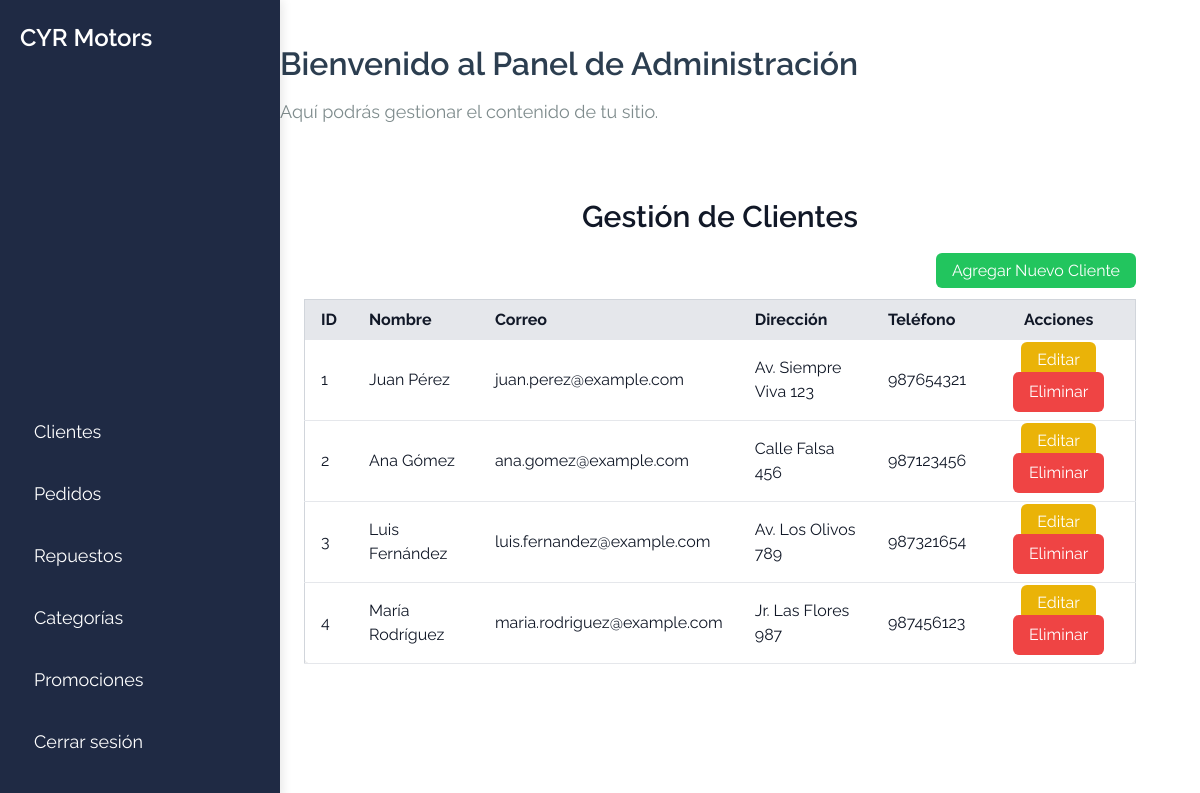
The app's page /index.php?action=clientes with its own data.
### tables this page shows
CREATE TABLE `cliente` (
  `id_cliente` int(11) NOT NULL,
  `nombre` varchar(100) DEFAULT NULL,
  `correo` varchar(100) DEFAULT NULL,
  `direccion` varchar(255) DEFAULT NULL,
  `telefono` varchar(20) DEFAULT NULL
);

### controllers/AdminController.php (called while the page is built, shortened)
<?php
class AdminController {
    public function dashboard() {
        include '../views/admin_dashboard.php';
    }
}

### models/cliente.php (called while the page is built, shortened)
<?php
require_once '../config/database.php';
class Cliente {
    private $conn;
    private $table = 'cliente';
    public function __construct() {
        $database = new Database();
        $this->conn = $database->getConnection();
    }
    public function read() {
        $query = "SELECT * FROM {$this->table}";
        $stmt = $this->conn->prepare($query);
        $stmt->execute();
        return $stmt;
    }
}
?>

### config/database.php (called while the page is built, shortened)
<?php
class Database {
    private $host = 'localhost';
    private $dbname = 'cyrmotors';
    private $username = 'root';
    private $password = '';
    public function getConnection() {
        $this->conn = null;
        try {
            $this->conn = new \PDO("mysql:host={$this->host};dbname={$this->dbname}", $this->username, $this->password);
            $this->conn->setAttribute(\PDO::ATTR_ERRMODE, \PDO::ERRMODE_EXCEPTION);
        } catch (\PDOException $e) {
            echo "Error de conexión: " . $e->getMessage();
        }
        return $this->conn;
    }
}

### controllers/ClienteController.php (called while the page is built, shortened)
<?php
require_once '../models/Cliente.php';
class ClienteController {
    private $cliente;
    public function __construct() {
        $this->cliente = new Cliente();
    }
    public function read() {
        return $this->cliente->read()->fetchAll(\PDO::FETCH_ASSOC);
    }
}
?>

### views/clientesview.php (the view, shortened to what this page needs)
<?php
require_once '../controllers/ClienteController.php';
$clienteController = new ClienteController();
$clientes = $clienteController->read();
?>
<!DOCTYPE html>
<html lang="es">
<head>
    <script src="https://cdn.tailwindcss.com"></script>
</head>
<body class="bg-gray-100 text-gray-900">
    <div class="container mx-auto p-6">
        <h1 class="text-3xl font-semibold text-center mb-6">Gestión de Clientes</h1>
        <div class="mb-4 text-right">
            <a href="../views/create_cliente.php" class="px-4 py-2 bg-green-500 text-white rounded-md hover:bg-green-600">Agregar Nuevo Cliente</a>
        </div>
        <div class="overflow-x-auto">
            <table class="min-w-full table-auto bg-white border border-gray-300 rounded-lg shadow-md">
                <thead>
                    <tr class="bg-gray-200">
                        <th class="px-4 py-2 text-left">ID</th>
                        <th class="px-4 py-2 text-left">Nombre</th>
                        <th class="px-4 py-2 text-left">Correo</th>
                        <th class="px-4 py-2 text-left">Dirección</th>
                        <th class="px-4 py-2 text-left">Teléfono</th>
                        <th class="px-4 py-2 text-center">Acciones</th>
                    </tr>
                </thead>
                <tbody>
                    <?php foreach ($clientes as $cliente): ?>
                        <tr class="border-b hover:bg-gray-50">
                            <td class="px-4 py-2"><?= htmlspecialchars($cliente['id_cliente']); ?></td>
                            <td class="px-4 py-2"><?= htmlspecialchars($cliente['nombre']); ?></td>
                            <td class="px-4 py-2"><?= htmlspecialchars($cliente['correo']); ?></td>
                            <td class="px-4 py-2"><?= htmlspecialchars($cliente['direccion']); ?></td>
                            <td class="px-4 py-2"><?= htmlspecialchars($cliente['telefono']); ?></td>
                            <td class="px-4 py-2 text-center">
                                <a href="../views/edit_cliente.php?id=<?= $cliente['id_cliente']; ?>" class="px-4 py-2 bg-yellow-500 text-white rounded-md hover:bg-yellow-600">Editar</a>
                                <form action="../controllers/ClienteController.php " method="POST" class="inline-block">
                                    <button type="submit" class="px-4 py-2 bg-red-500 text-white rounded-md hover:bg-red-600" onclick="return confirm('¿Estás seguro de eliminar este cliente?')">Eliminar</button>
                                </form>
                            </td>
                        </tr>
                    <?php endforeach; ?>
                </tbody>
            </table>
        </div>
    </div>
</body>
</html>

### assets/stylesdash.css (style rules this page uses)
* { margin: 0; padding: 0; box-sizing: border-box; font-family: 'Raleway', sans-serif; }
body { background-color: #f4f7f6; color: #333; display: flex; height: 100vh; }

### records on screen
cliente: id_cliente "1", nombre "Juan Pérez", correo "juan.perez@example.com", direccion "Av. Siempre Viva 123", telefono "987654321"
cliente: id_cliente "2", nombre "Ana Gómez", correo "ana.gomez@example.com", direccion "Calle Falsa 456", telefono "987123456"
cliente: id_cliente "3", nombre "Luis Fernández", correo "luis.fernandez@example.com", direccion "Av. Los Olivos 789", telefono "987321654"
cliente: id_cliente "4", nombre "María Rodríguez", correo "maria.rodriguez@example.com", direccion "Jr. Las Flores 987", telefono "987456123"
